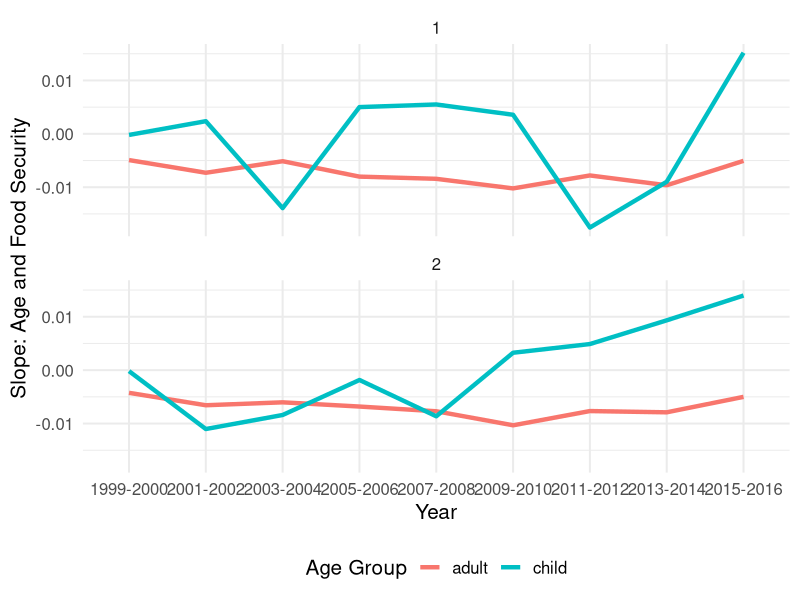
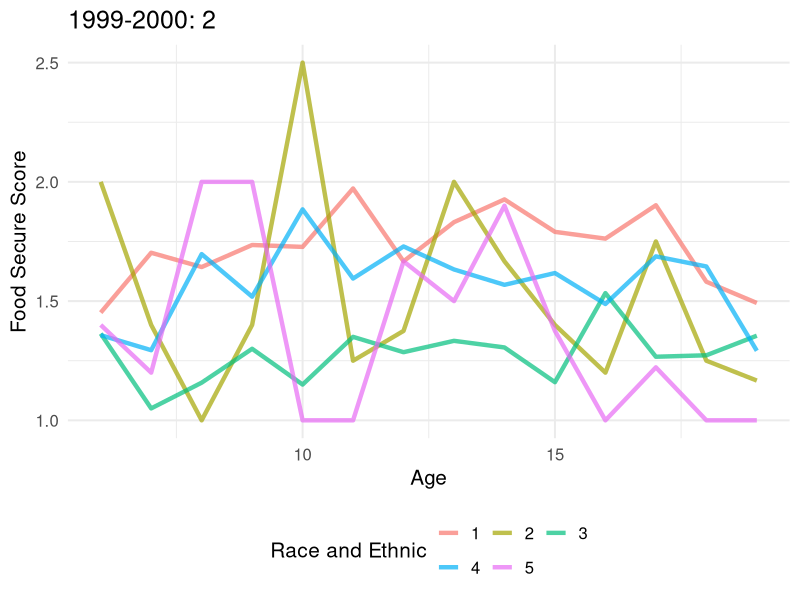
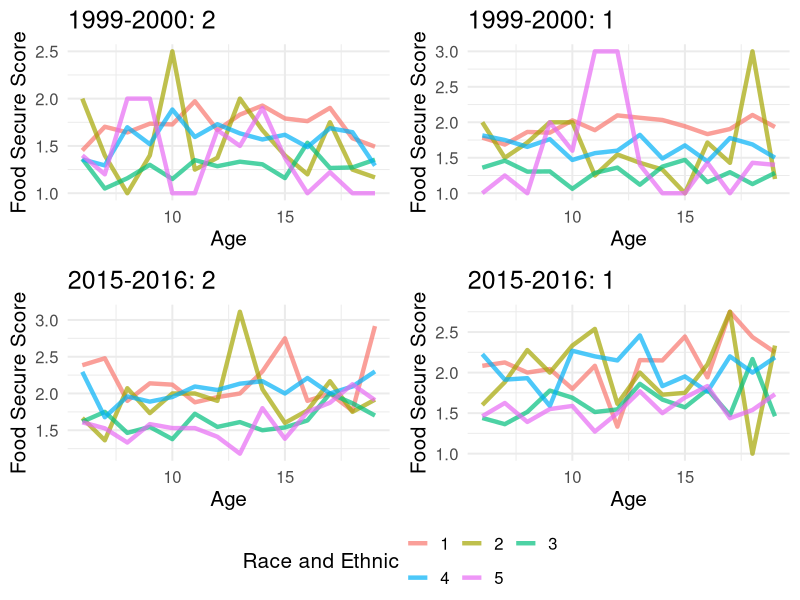
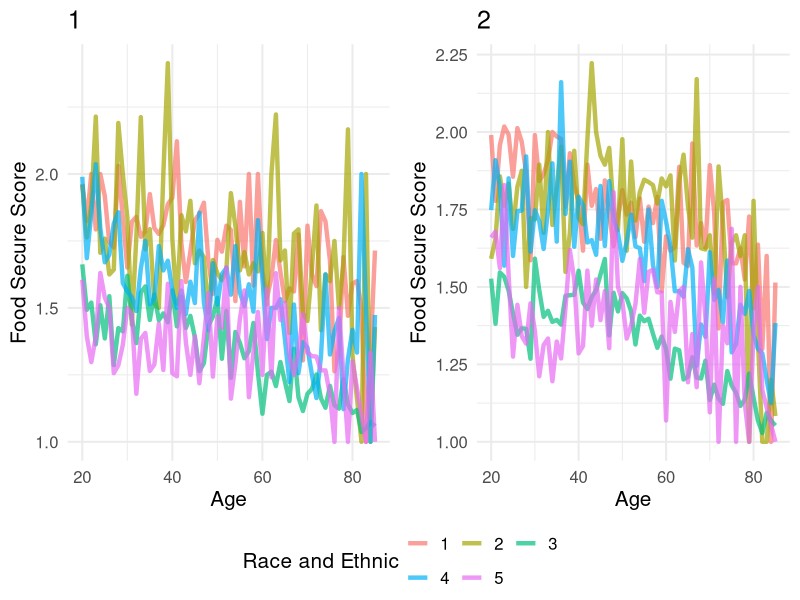

Write R code to recreate these figures, in order.
## ---- chunk 1

library(tidyverse)
theme_set(theme_minimal(15))

df<- read_csv(here::here('data','nhanes_1999-2016.csv')) %>% 
  filter(!is.na(hh_food_secure)) %>% 
  mutate(age_group = ifelse((is.na(educ_adult) & !is.na(educ_child)),
                            'child',
                            ifelse((!is.na(educ_adult) & is.na(educ_child)),
                                   'adult',
                                   NA))) %>% 
  filter(!is.na(age_group)) %>% 
  mutate(educ = ifelse(age_group == 'adult',
                       educ_adult,
                       educ_child)) %>% 
  select(-c(educ_adult, educ_child)) %>% 
  mutate(gender = as.factor(gender),
         race_ethnic = as.factor(race_ethnic),
         age_group = as.factor(age_group))

str(df)
## ---- chunk 2

head(df)

## ---- chunk 3

split_df = split(df, list(df$gender, df$age_group, df$year))

head(split_df$`female.adult.1999-2000`)

## ---- chunk 4

nest_df = df %>% group_by(year, age_group, gender) %>% nest()

head(nest_df)

## ---- chunk 5

model_df = nest_df %>% mutate(n = map_dbl(data, nrow),
                   m1 = map(data, ~lm(hh_food_secure ~ age, data = .x)),
                   coefs = map(m1, coef),
                   intercept = map_dbl(coefs, 1),
                   slope = map_dbl(coefs, 2))

head(model_df)
## ---- chunk 6
model_df %>% ggplot(aes(x=year, y=slope, color=age_group, group = age_group)) + 
  geom_line(size = 1.5) + 
  facet_wrap(~gender, nrow = 2) +
  theme(legend.position = 'bottom') + 
  labs(y = 'Slope: Age and Food Security',
       x = 'Year',
       color = 'Age Group')
## ---- chunk 7
child_model_df = model_df %>% filter(age_group == 'child')

plotting <- function(df, gender, year = NULL){
  
  p = df %>% 
    group_by(age, race_ethnic) %>% 
    summarise(m = mean(hh_food_secure),
              sd = sd(hh_food_secure)) %>% 
    ggplot(aes(x=age,
               y=m,
               color = race_ethnic))+
    geom_line(alpha = 0.7, size = 1.5) +
    theme(legend.position = 'bottom')+
    labs(x = 'Age',
         y = 'Food Secure Score',
         color = 'Race and Ethnic') + 
    guides(color=guide_legend(nrow=2, byrow=TRUE))
  
  if(missing(year)){
    p = p + labs(title = gender)
  }else{
    p = p + labs(title = paste(year, gender, sep = ": "))}

  p
  
  }

# make sure the funtion works for one row of data.
plotting(child_model_df$data[[1]], 
         child_model_df$gender[[1]], 
         child_model_df$year[[1]])
## ---- chunk 8

child_model_plot_df <- child_model_df %>% 
  mutate(nest_plot = pmap(list(data, gender, year),
                          ~{plotting(..1, ..2, ..3)})
                          )

ggpubr::ggarrange(child_model_plot_df$nest_plot[[1]],
                  child_model_plot_df$nest_plot[[2]],
                  child_model_plot_df$nest_plot[[17]],
                  child_model_plot_df$nest_plot[[18]],
                  ncol = 2, nrow = 2,
                  common.legend = TRUE,
                  legend = 'bottom')

## ---- chunk 9
adult_df = model_df %>% 
  filter(age_group == 'adult') %>%
  select(year, gender, age_group, data) %>% unnest(data)
head(adult_df)
## ---- chunk 10
adult_plot_df = adult_df %>% 
  group_by(gender) %>% 
  nest() %>% 
  mutate(nest_plot = map2(data, gender,
                          ~plotting(.x, .y)))

ggpubr::ggarrange(adult_plot_df$nest_plot[[1]],
                  adult_plot_df$nest_plot[[2]],
                  ncol = 2,
                  common.legend = TRUE,
                  legend = 'bottom')

